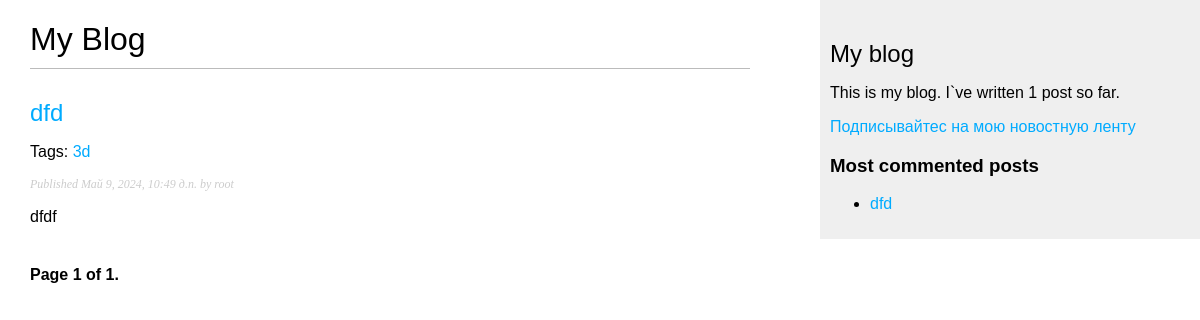
Page /blog/ on the earlier database version.
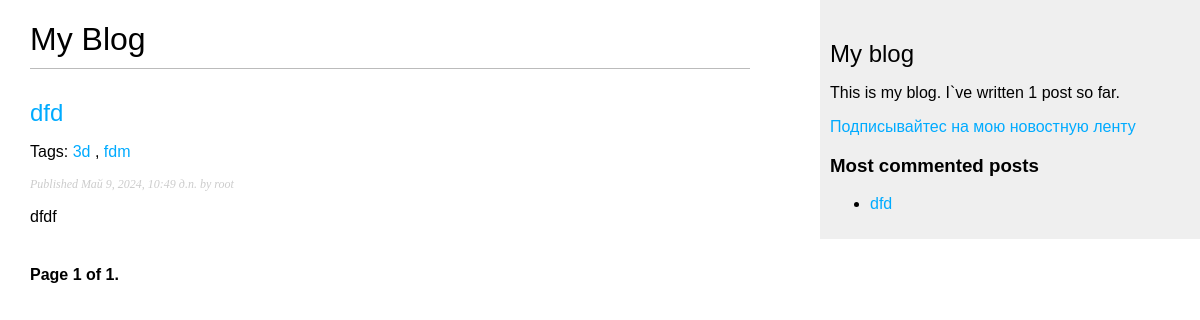
Same page on the later database version.
### blog/models.py (models this page shows, shortened)
class Post(models.Model):
    STATUS_CHOICES = (
        ('draft', 'Draft'),
        ('published', 'Published'),
    )
    title = models.CharField(max_length=250)
    slug = models.SlugField(max_length=250,
                            unique_for_date='publish')
    author = models.ForeignKey(User,
                               on_delete=models.CASCADE,
                               related_name='blog_posts')
    body = models.TextField()
    publish = models.DateTimeField(default=timezone.now)
    created = models.DateTimeField(auto_now_add=True)
    updated = models.DateTimeField(auto_now=True)
    status = models.CharField(max_length=10,
                              choices=STATUS_CHOICES,
                              default='draft')
    objects = models.Manager()  # The default manager.
    published = PublishedManager()  # Our custom manager.
    tags = TaggableManager()
    class Meta:
        ordering = ('-publish',)
    def get_absolute_url(self):
        return reverse('blog:post_detail',
                       args=[self.publish.year,
                             self.publish.month,
                             self.publish.day,
                             self.slug])

### blog/views.py (the view)
# urls.py: path('', views.post_list, name='post_list'),
def post_list(request, tag_slug=None):
    object_list = Post.published.all()
    tag = None
    if tag_slug:
        tag = get_object_or_404(Tag, slug=tag_slug)
        object_list = object_list.filter(tags__in=[tag])
    paginator = Paginator(object_list, 3) # 3 posts in each page
    page = request.GET.get('page')
    try:
        posts = paginator.page(page)
    except PageNotAnInteger:
        posts = paginator.page(1)
    except EmptyPage:
        posts = paginator.page(paginator.num_pages)
    return render(request,
                  'blog/post/list.html',
                  {'page': page,
                   'posts': posts,
                   'tag': tag})

### blog/models.py (called while the page is built)
    def get_queryset(self):
        return super(PublishedManager, self).get_queryset().filter(status='published')

### blog/templatetags/blog_tags.py (called while the page is built)
@register.simple_tag
def total_posts():
    return Post.published.count()

@register.simple_tag
def get_most_commented_posts(count=5):
    return Post.published.annotate(
        total_comments=Count('comments')
    ).order_by('-total_comments')[:count]

@register.filter(name='markdown')
def markdown_format(text):
    return mark_safe(markdown.markdown(text))

### blog/templates/blog/post/list.html (shortened to what this page needs)
{% extends "blog/base.html" %}
{% load blog_tags %}
{% block content %}
  <h1>My Blog</h1>
  {% for post in posts %}
    <h2>
      <a href="{{ post.get_absolute_url }}">
        {{ post.title }}
      </a>
    </h2>
    <p class="tags">
      Tags:
      {% for tag in post.tags.all %}
        <a href="{% url "blog:post_list_by_tag" tag.slug %}">
          {{ tag.name }}
        </a>
        {% if not forloop.last %}, {% endif %}
      {% endfor %}
    </p>
    <p class="date">
      Published {{ post.publish }} by {{ post.author }}
    </p>
    {{ post.body|markdown|truncatewords_html:30 }}
  {% endfor %}
  {% include "pagination.html" with page=posts %}
{% endblock %}

### blog/templates/blog/base.html (shortened to what this page needs)
{% load blog_tags %}
{% load static %}
<!DOCTYPE html>
<html>
<head>
  <link href="{% static "css/blog.css" %}" rel="stylesheet">
</head>
<body>
  <div id="content">
    {% block content %}
    {% endblock %}
  </div>
  <div id="sidebar">
    <h2>My blog</h2>
      <p>
        This is my blog.
        I`ve written {% total_posts %} post so far.
      </p>
      <p>
        <a href="{% url "blog:post_feed" %}">
        Подписывайтес на мою новостную ленту
        </a>
      </p>
    <h3> Most commented posts</h3>
    {% get_most_commented_posts as get_most_commented_posts%}
    <ul>
      {% for post in get_most_commented_posts %}
      <li>
        <a href="{{ post.get_absolute_url }}">{{ post.title }}</a>
      </li>
      {% endfor %}
    </ul>
  </div>
</body>
</html>

Differences in the rows shown:
shown differently, row unchanged: Tag (number 1 of 2 on the later page): now shows ","
added Tag: name "fdm"
